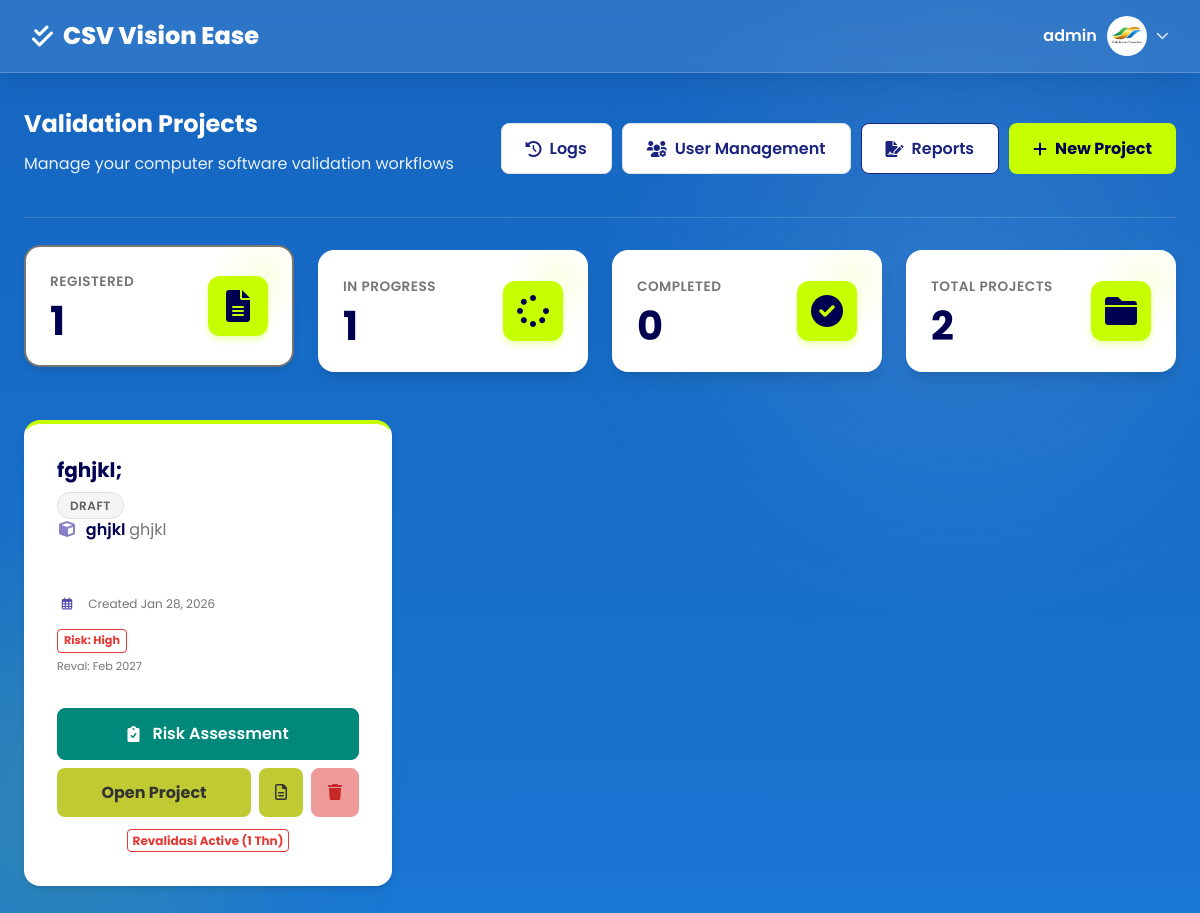
Screenshot of /dashboard.php?status=Draft (signed in) with the database file from the repository.
### tables this page shows
CREATE TABLE `users` (
  `id` int NOT NULL,
  `username` varchar(50) NOT NULL,
  `password` varchar(255) NOT NULL,
  `role` enum('admin','user') DEFAULT 'user',
  `profile_picture` varchar(255) DEFAULT NULL,
  `created_at` timestamp NULL DEFAULT CURRENT_TIMESTAMP
);

CREATE TABLE `projects` (
  `id` int NOT NULL,
  `name` varchar(100) NOT NULL,
  `software` varchar(100) NOT NULL,
  `version` varchar(50) DEFAULT NULL,
  `description` text,
  `status` enum('Draft','In Progress','Completed') DEFAULT 'Draft',
  `created_by` int DEFAULT NULL,
  `created_at` timestamp NULL DEFAULT CURRENT_TIMESTAMP,
  `max_rpn` int DEFAULT '0',
  `risk_level` enum('Low','Medium','High','Non-GxP') DEFAULT NULL,
  `next_revalidation_date` date DEFAULT NULL
);

### dashboard.php (the view, shortened to what this page needs)
<?php
require_once 'includes/db.php';
include 'includes/header.php';
$stats = [
    'Draft' => 0,
    'In Progress' => 0,
    'Completed' => 0,
    'Total' => 0
];
try {
    $stmt = $pdo->query("SELECT status, COUNT(*) as count FROM projects GROUP BY status");
    while ($row = $stmt->fetch()) {
        $stats[$row['status']] = $row['count'];
    }
    $stats['Total'] = array_sum($stats);
} catch (Exception $e) {
}
$limit = 6;
$page = isset($_GET['page']) ? (int)$_GET['page'] : 1;
$page = max($page, 1);
$offset = ($page - 1) * $limit;
$filterStatus = $_GET['status'] ?? '';
$projects = [];
try {
    if ($filterStatus) {
        $stmt = $pdo->prepare("SELECT * FROM projects WHERE status = :status ORDER BY created_at DESC LIMIT :limit OFFSET :offset");
        $stmt->bindValue(':status', $filterStatus);
    } else {
        $stmt = $pdo->prepare("SELECT * FROM projects ORDER BY created_at DESC LIMIT :limit OFFSET :offset");
    }
    $stmt->bindValue(':limit', $limit, PDO::PARAM_INT);
    $stmt->bindValue(':offset', $offset, PDO::PARAM_INT);
    $stmt->execute();
    $projects = $stmt->fetchAll();
} catch (Exception $e) {
    echo "Error fetching projects: " . $e->getMessage();
}
?>
<div class="fade-in">
    <div class="dashboard-header">
        <div>
            <h2>Validation Projects</h2>
            <p>Manage your computer software validation workflows</p>
        </div>
        <div style="display: flex; gap: 10px;">
            <?php if (isset($_SESSION['role']) && $_SESSION['role'] === 'admin'): ?>
            <button onclick="window.location.href='user_logs.php'" class="btn btn-secondary" style="display: flex; align-items: center; gap: 8px; color: var(--primary-color);">
                <i class="fas fa-history"></i> Logs
            </button>
            <button onclick="openModal('userManagementModal')" class="btn btn-secondary" style="display: flex; align-items: center; gap: 8px; color: var(--primary-color);">
                <i class="fas fa-users-cog"></i> User Management
            </button>
            <?php endif; ?>
            <button onclick="window.location.href='validation_reports.php'" class="btn btn-secondary" style="display: flex; align-items: center; gap: 8px; color: var(--primary-color); border: 1px solid var(--primary-color);">
                <i class="fas fa-file-signature"></i> Reports
            </button>
            <button onclick="openModal('newProjectModal')" class="btn btn-primary">
                <i class="fas fa-plus"></i> New Project
            </button>
        </div>
    </div>
    <div class="stats-grid">
        <div class="stat-card fade-in-up" onclick="window.location.href='?status=Draft'" style="cursor: pointer; transition: all 0.3s; <?php echo $filterStatus === 'Draft' ? 'border: 2px solid var(--text-light); transform: translateY(-5px); box-shadow: var(--shadow-md);' : ''; ?>">
            <div>
                <h3>Registered</h3>
                <div class="value"><?php echo $stats['Draft']; ?></div>
            </div>
            <div class="icon"><i class="fas fa-file-alt"></i></div>
        </div>
        <div class="stat-card fade-in-up" onclick="window.location.href='?status=In Progress'" style="cursor: pointer; transition: all 0.3s; <?php echo $filterStatus === 'In Progress' ? 'border: 2px solid var(--warning-color); transform: translateY(-5px); box-shadow: var(--shadow-md);' : ''; ?>">
            <div>
                <h3>In Progress</h3>
                <div class="value"><?php echo $stats['In Progress']; ?></div>
            </div>
            <div class="icon"><i class="fas fa-spinner fa-spin"></i></div>
        </div>
        <div class="stat-card fade-in-up" onclick="window.location.href='?status=Completed'" style="cursor: pointer; transition: all 0.3s; <?php echo $filterStatus === 'Completed' ? 'border: 2px solid var(--success-color); transform: translateY(-5px); box-shadow: var(--shadow-md);' : ''; ?>">
            <div>
                <h3>Completed</h3>
                <div class="value"><?php echo $stats['Completed']; ?></div>
            </div>
            <div class="icon"><i class="fas fa-check-circle"></i></div>
        </div>
        <div class="stat-card fade-in-up" onclick="window.location.href='dashboard.php'" style="cursor: pointer; transition: all 0.3s; <?php echo empty($filterStatus) ? 'border: 2px solid var(--accent-color); transform: translateY(-5px); box-shadow: var(--shadow-md);' : ''; ?>">
            <div>
                <h3>Total Projects</h3>
                <div class="value"><?php echo $stats['Total']; ?></div>
            </div>
            <div class="icon"><i class="fas fa-folder"></i></div>
        </div>
    </div>
    <div class="projects-grid">
        <?php if (empty($projects)): ?>
            <div style="grid-column: 1/-1; text-align: center; padding: 3rem; background: var(--white); border-radius: var(--radius); box-shadow: var(--shadow-sm);">
                <i class="fas fa-folder-open" style="font-size: 3rem; color: var(--border-color); margin-bottom: 1rem;"></i>
                <h3>No projects yet</h3>
                <p style="color: var(--text-light);">Create your first validation project to get started.</p>
                <button onclick="openModal('newProjectModal')" class="btn btn-primary" style="margin-top: 1rem;">Create Project</button>
            </div>
        <?php else: ?>
            <?php foreach ($projects as $project): ?>
                <div class="project-card">
                    <div>
                        <div class="project-header">
                            <div class="project-title"><?php echo htmlspecialchars($project['name']); ?></div>
                            <span class="status-badge status-<?php echo strtolower(str_replace(' ', '-', $project['status'])); ?>">
                                <?php echo $project['status']; ?>
                            </span>
                        </div>
                        <div class="project-info">
                            <p style="font-weight: 600; color: var(--primary-dark);"><i class="fas fa-cube" style="margin-right: 5px; opacity: 0.7;"></i> <?php echo htmlspecialchars($project['software']); ?> <span style="font-weight: 400; color: var(--text-light);"><?php echo htmlspecialchars($project['version']); ?></span></p>
                            <?php if ($project['description']): ?>
                                <p style="font-size: 0.85rem; margin-top: 0.5rem; line-height: 1.4;"><?php echo htmlspecialchars(substr($project['description'], 0, 80)) . (strlen($project['description']) > 80 ? '...' : ''); ?></p>
                            <?php endif; ?>
                            <p style="margin-top: 1rem; font-size: 0.75rem; color: var(--text-light);"><i class="far fa-calendar-alt"></i> Created <?php echo date('M d, Y', strtotime($project['created_at'])); ?></p>
                            <?php if (!empty($project['risk_level'])): ?>
                                <div style="margin-top: 10px; display: flex; flex-direction: column; gap: 5px; align-items: flex-start;">
                                    <?php
                                        $riskColor = match($project['risk_level']) {
                                            'High' => '#e53935',
                                            'Medium' => '#fb8c00',
                                            'Low' => '#43a047',
                                            default => '#757575'
                                        };
                                    ?>
                                    <span style="font-size: 0.7rem; padding: 2px 6px; border-radius: 4px; border: 1px solid <?php echo $riskColor; ?>; color: <?php echo $riskColor; ?>; font-weight: bold;">
                                        Risk: <?php echo $project['risk_level']; ?>
                                    </span>
                                    <?php if (!empty($project['next_revalidation_date'])): ?>
                                        <span style="font-size: 0.7rem; color: var(--text-light);">
                                            Reval: <?php echo date('M Y', strtotime($project['next_revalidation_date'])); ?>
                                        </span>
                                    <?php endif; ?>
                                </div>
                            <?php endif; ?>
                        </div>
                    </div>
                    <div style="display: flex; flex-wrap: wrap; gap: 8px; margin-top: auto;">
                        <a href="risk_assessment.php?project_id=<?php echo $project['id']; ?>" class="btn btn-teal" style="flex: 1 1 100%; justify-content: center;" title="Risk Assessment">
                           <i class="fas fa-clipboard-check" style="margin-right: 5px;"></i> Risk Assessment
                        </a>
                        <a href="project_details.php?id=<?php echo $project['id']; ?>" class="btn btn-primary" style="flex: 2; justify-content: center; background-color: #c0ca33; border-color: #c0ca33; color: #333;">
                            Open Project
                        </a>
                        <a href="project_report.php?id=<?php echo $project['id']; ?>" class="btn btn-secondary" style="flex: 0 0 auto; padding: 0 1rem; background-color: #c0ca33; border-color: #c0ca33; color: #333;" title="View Report">
                            <i class="far fa-file-alt"></i>
                        </a>
                        <a href="#" class="btn btn-danger" style="flex: 0 0 auto; padding: 0 1rem; background-color: #ef9a9a; border-color: #ef9a9a; color: #c62828;" title="Delete Project" onclick="confirmDelete(<?php echo $project['id']; ?>); return false;">
                            <i class="fas fa-trash"></i>
                        </a>
                    </div>
                    <?php if (!empty($project['risk_level']) && $project['risk_level'] == 'High'): ?>
                        <div style="margin-top: 10px; text-align: center;">
                            <span style="font-size: 0.75rem; color: #e53935; font-weight: bold; border: 1px solid #e53935; padding: 2px 5px; border-radius: 4px;">Revalidasi Active (1 Thn)</span>
                        </div>
                    <?php endif; ?>
                </div>
            <?php endforeach; ?>
        <?php endif; ?>
    </div>
</div>
<?php include 'includes/footer.php'; ?>

### includes/header.php (shortened to what this page needs)
<!DOCTYPE html>
<html lang="en">
<head>
    <link rel="stylesheet" href="assets/css/style.css?v=<?php echo time(); ?>">
    <link rel="stylesheet" href="https://cdnjs.cloudflare.com/ajax/libs/font-awesome/6.0.0/css/all.min.css">
</head>
<body>
    <nav class="navbar">
        <a href="dashboard.php" class="navbar-brand">
            <i class="fas fa-check-double"></i>
            <span>CSV Vision Ease</span>
        </a>
        <div class="user-menu" style="position: relative;">
            <div class="user-dropdown-toggle" onclick="toggleDropdown()" style="cursor: pointer; display: flex; align-items: center; gap: 10px;">
                <?php
                require_once 'includes/db.php';
                $stmtHeader = $pdo->prepare("SELECT profile_picture FROM users WHERE id = :id");
                $stmtHeader->execute(['id' => $_SESSION['user_id']]);
                $userHeader = $stmtHeader->fetch();
                $profilePic = $userHeader['profile_picture'] ?? '';
                ?>
                <span style="font-weight: 600;"><?php echo htmlspecialchars($_SESSION['username']); ?></span>
                <div style="width: 40px; height: 40px; border-radius: 50%; background: #f0f0f0; overflow: hidden; border: 2px solid rgba(255, 255, 255, 0.8);">
                    <?php if ($profilePic && file_exists($profilePic)): ?>
                        <img src="<?php echo $profilePic; ?>" alt="Profile" style="width: 100%; height: 100%; object-fit: cover;">
                    <?php else: ?>
                        <div style="width: 100%; height: 100%; display: flex; align-items: center; justify-content: center; background: var(--primary-color); color: white;">
                            <i class="fas fa-user"></i>
                        </div>
                    <?php endif; ?>
                </div>
                <i class="fas fa-chevron-down" style="font-size: 0.8rem; color: rgba(255, 255, 255, 0.8);"></i>
            </div>
        </div>
    </nav>
    <div class="container">

### rows the page displays
users: profile_picture (picture)
projects: name "fghjkl;", status "DRAFT", software "ghjkl", version "ghjkl", created_at "Jan 28, 2026", risk_level "High", next_revalidation_date "Feb 2027", shows "Revalidasi Active (1 Thn)"

### other values shown
$_SESSION['username'] "admin"
$stats['Draft'] "1"
$stats['In Progress'] "1"
$stats['Completed'] "0"
$stats['Total'] "2"
